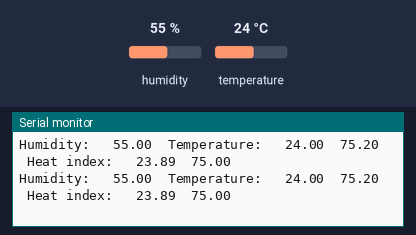
This sketch was run on a simulated Arduino Uno, built with avr-gcc and run on an emulated ATmega328P. On the bench: the last lines printed to the serial monitor. Inputs (shaded band) come from the test bench; at power-on: humidity 55 %, temperature 24 °C.

Above: at 4.8 s.
4.9 s: humidity set to 22 %
At 7.5 s:
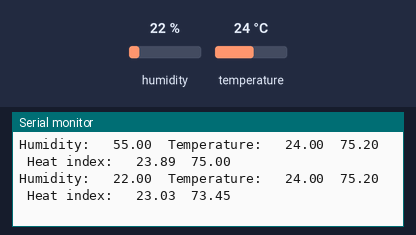
7.9 s: temperature set to 12 °C
At 8.6 s:
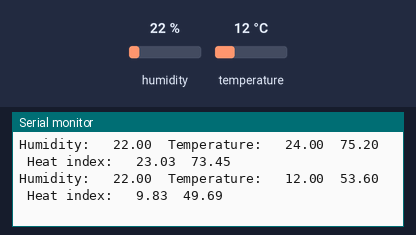
10.9 s: humidity set to 40 %
At 13.0 s:
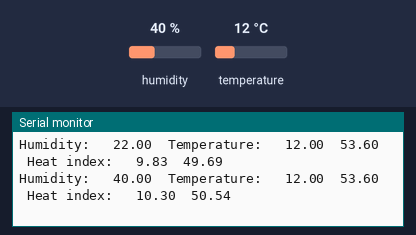
Timing chart, 0 to 14.5 s (numbered marks = the images above; inputs shaded):
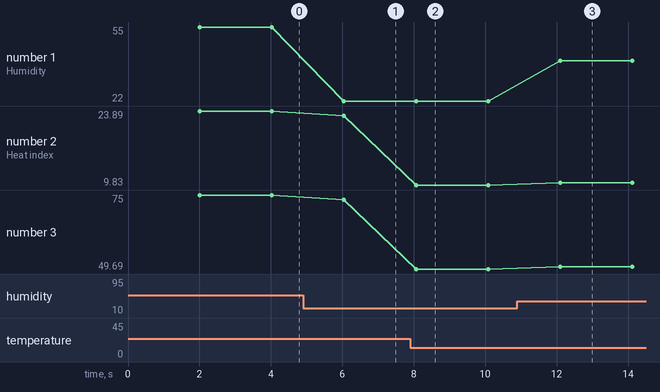

Measured:
- after the input at 4.9 s, the serial monitor: prints a new line after 1.1 s (image 1)
- after the input at 7.9 s, the serial monitor: prints a new line after 0.16 s (image 2)
- after the input at 10.9 s, the serial monitor: prints a new line after 1.2 s (image 3)
- plotted number 1: 55 → 22 after the input at 4.9 s, 22 → 40 after the input at 10.9 s
- plotted number 2: 23.89 → 23.03 after the input at 4.9 s, 23.03 → 9.83 after the input at 7.9 s, 9.83 → 10.3 after the input at 10.9 s
- plotted number 3: 75 → 73.45 after the input at 4.9 s, 73.45 → 49.69 after the input at 7.9 s, 49.69 → 50.54 after the input at 10.9 s

The sketch:

DHT22_CoAP.ino
```cpp
// Example testing sketch for various DHT humidity/temperature sensors
// Written by ladyada, public domain
// This is our snippet for DHT22
// you have to add libraries for DHT22
#include "DHT.h"

#define DHTPIN 7     // what digital pin we're connected to

// Uncomment whatever type you're using!
//#define DHTTYPE DHT11   // DHT 11
#define DHTTYPE DHT22   // DHT 22  (AM2302), AM2321
//#define DHTTYPE DHT21   // DHT 21 (AM2301)

// Connect pin 1 (on the left) of the sensor to +5V
// NOTE: If using a board with 3.3V logic like an Arduino Due connect pin 1
// to 3.3V instead of 5V!
// Connect pin 2 of the sensor to whatever your DHTPIN is
// Connect pin 4 (on the right) of the sensor to GROUND
// Connect a 10K resistor from pin 2 (data) to pin 1 (power) of the sensor

// Initialize DHT sensor.
// Note that older versions of this library took an optional third parameter to
// tweak the timings for faster processors.  This parameter is no longer needed
// as the current DHT reading algorithm adjusts itself to work on faster procs.
DHT dht(DHTPIN, DHTTYPE);

void setup() {
  Serial.begin(9600);
  //Serial.println("DHTxx test!");

  dht.begin();
}

void loop() {
  // Wait a few seconds between measurements.
  delay(2000);

  // Reading temperature or humidity takes about 250 milliseconds!
  // Sensor readings may also be up to 2 seconds 'old' (its a very slow sensor)
  float h = dht.readHumidity();
  // Read temperature as Celsius (the default)
  float t = dht.readTemperature();
  // Read temperature as Fahrenheit (isFahrenheit = true)
  float f = dht.readTemperature(true);
  // Check if any reads failed and exit early (to try again).
  if (isnan(h) || isnan(t) || isnan(f)) {
    Serial.println("Failed to read from DHT sensor!");
    return;
  }

  // Compute heat index in Fahrenheit (the default)
  float hif = dht.computeHeatIndex(f, h);
  // Compute heat index in Celsius (isFahreheit = false)
  float hic = dht.computeHeatIndex(t, h, false);

  Serial.print("Humidity: ");
  Serial.print("  ");
  Serial.print(h);
  Serial.print("  ");
  Serial.print("Temperature: ");
  Serial.print("  ");
  Serial.print(t);
  Serial.print("  ");
  Serial.print(f);
  Serial.print("  ");
  Serial.print("Heat index: ");
  Serial.print("  ");
  Serial.print(hic);
  Serial.print("  ");
  Serial.print(hif);
  Serial.println("  ");
}
```
